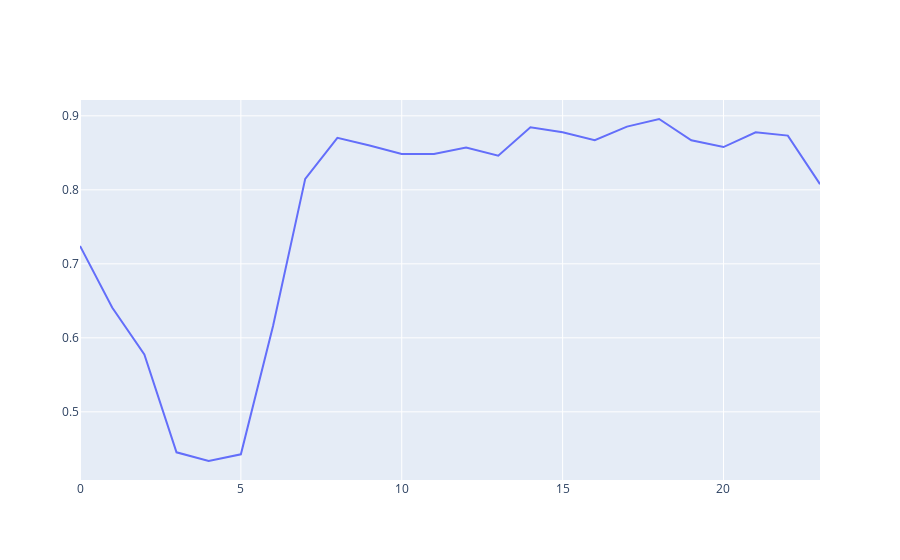

The notebook cell saved with this chart:
### Code cell
import plotly.graph_objects as go
line1 = go.Scatter(x=c.index,y=c['c'],name="source")
line2 = go.Scatter(x=c.index,y=res['res'],name="dis")
fig = go.Figure([line2])
fig.show()

### Figure 1 — Plotly figure (JSON) as saved in the notebook; plotly's stock layout.template omitted (floating-point values rounded to 4 significant figures)
{"data": [{"name": "dis", "type": "scatter", "x": [0, 1, 2, 3, 4, 5, 6, 7, 8, 9, 10, 11, 12, 13, 14, 15, 16, 17, 18, 19, 20, 21, 22, 23], "y": [0.7242, 0.641, 0.5775, 0.4453, 0.4336, 0.4426, 0.6161, 0.8148, 0.8703, 0.86, 0.8485, 0.8483, 0.8573, 0.8461, 0.8845, 0.8778, 0.8671, 0.8855, 0.8957, 0.8669, 0.8578, 0.8778, 0.8733, 0.8077]}], "layout": {"autosize": true, "xaxis": {"autorange": true, "range": [0, 23], "type": "linear"}, "yaxis": {"autorange": true, "range": [0.4079, 0.9214], "type": "linear"}}}
